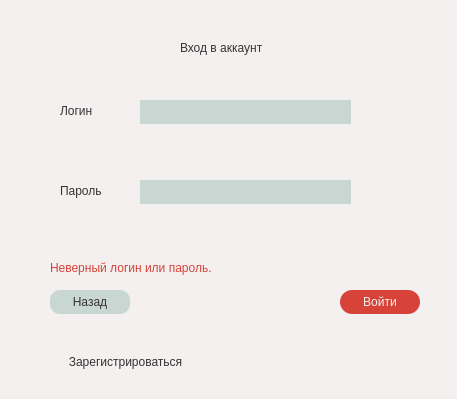
<?xml version="1.0" encoding="UTF-8"?>
<ui version="4.0">
 <class>LoginWindow</class>
 <widget class="QDialog" name="LoginWindow">
  <property name="geometry">
   <rect>
    <x>0</x>
    <y>0</y>
    <width>457</width>
    <height>399</height>
   </rect>
  </property>
  <property name="windowTitle">
   <string>Вход в аккаунт</string>
  </property>
  <property name="styleSheet">
   <string notr="true">background-color: rgb(244, 240, 239);
font: 600 10pt &quot;Montserrat&quot;;
color: rgb(55, 51, 53);</string>
  </property>
  <widget class="QLabel" name="topLabel">
   <property name="geometry">
    <rect>
     <x>180</x>
     <y>40</y>
     <width>111</width>
     <height>16</height>
    </rect>
   </property>
   <property name="text">
    <string>Вход в аккаунт</string>
   </property>
  </widget>
  <widget class="QLabel" name="passwordLabel">
   <property name="geometry">
    <rect>
     <x>60</x>
     <y>175</y>
     <width>61</width>
     <height>31</height>
    </rect>
   </property>
   <property name="text">
    <string>Пароль</string>
   </property>
  </widget>
  <widget class="QLabel" name="loginLabel">
   <property name="geometry">
    <rect>
     <x>60</x>
     <y>95</y>
     <width>49</width>
     <height>31</height>
    </rect>
   </property>
   <property name="text">
    <string>Логин</string>
   </property>
  </widget>
  <widget class="QLineEdit" name="loginLineEdit">
   <property name="geometry">
    <rect>
     <x>140</x>
     <y>100</y>
     <width>211</width>
     <height>24</height>
    </rect>
   </property>
   <property name="styleSheet">
    <string notr="true">color: rgb(55, 51, 53);
font: 600 9pt &quot;Montserrat&quot;;
border-style: solid;
border-width: 0px;
padding: 5px;
background-color: rgb(200, 215, 210);</string>
   </property>
  </widget>
  <widget class="QLineEdit" name="passwordLineEdit">
   <property name="geometry">
    <rect>
     <x>140</x>
     <y>180</y>
     <width>211</width>
     <height>24</height>
    </rect>
   </property>
   <property name="styleSheet">
    <string notr="true">color: rgb(55, 51, 53);
font: 600 9pt &quot;Montserrat&quot;;
border-style: solid;
border-width: 0px;
padding: 5px;
background-color: rgb(200, 215, 210);</string>
   </property>
   <property name="echoMode">
    <enum>QLineEdit::EchoMode::Normal</enum>
   </property>
  </widget>
  <widget class="QPushButton" name="loginPushButton">
   <property name="geometry">
    <rect>
     <x>340</x>
     <y>290</y>
     <width>80</width>
     <height>24</height>
    </rect>
   </property>
   <property name="styleSheet">
    <string notr="true">QPushButton:hover
{
	background-color: #CC3329;
}
QPushButton{
	color: rgb(244, 240, 239);
	font: 600 10pt &quot;Montserrat&quot;;
	border-radius: 12px;
	border-style: solid;
	border-width: 0px;
	background-color: rgb(215, 67, 57);
	padding: 5px;
}</string>
   </property>
   <property name="text">
    <string>Войти</string>
   </property>
  </widget>
  <widget class="QPushButton" name="backPushButton">
   <property name="geometry">
    <rect>
     <x>50</x>
     <y>290</y>
     <width>80</width>
     <height>24</height>
    </rect>
   </property>
   <property name="styleSheet">
    <string notr="true">QPushButton:hover
{
	background-color: #9AB6AC;
}
QPushButton{
	color: rgb(55, 51, 53);
	font: 600 10pt &quot;Montserrat&quot;;
	border-radius: 10px;
	border-style: solid;
	border-width: 0px;
	background-color: rgb(200, 215, 210);
	padding: 5px;
}

</string>
   </property>
   <property name="text">
    <string>Назад</string>
   </property>
  </widget>
  <widget class="QPushButton" name="visiblePushButton">
   <property name="geometry">
    <rect>
     <x>370</x>
     <y>180</y>
     <width>21</width>
     <height>24</height>
    </rect>
   </property>
   <property name="styleSheet">
    <string notr="true">border: none;
image: url(:/rcs/view.png);</string>
   </property>
   <property name="text">
    <string/>
   </property>
  </widget>
  <widget class="QPushButton" name="registrationPushButton">
   <property name="geometry">
    <rect>
     <x>50</x>
     <y>350</y>
     <width>151</width>
     <height>24</height>
    </rect>
   </property>
   <property name="styleSheet">
    <string notr="true">border: none;
font-size: 9pt;
</string>
   </property>
   <property name="text">
    <string>Зарегистрироваться</string>
   </property>
  </widget>
  <widget class="QLabel" name="warningLabel">
   <property name="geometry">
    <rect>
     <x>50</x>
     <y>260</y>
     <width>361</width>
     <height>16</height>
    </rect>
   </property>
   <property name="styleSheet">
    <string notr="true">color: rgb(215, 67, 57);</string>
   </property>
   <property name="text">
    <string>Неверный логин или пароль. </string>
   </property>
  </widget>
 </widget>
 <resources>
  <include location="resource.qrc"/>
 </resources>
 <connections/>
</ui>
